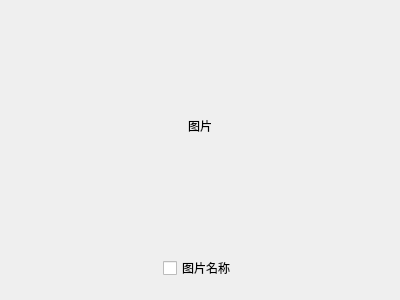
<?xml version="1.0" encoding="UTF-8"?>
<ui version="4.0">
 <class>Form</class>
 <widget class="QWidget" name="Form">
  <property name="geometry">
   <rect>
    <x>0</x>
    <y>0</y>
    <width>400</width>
    <height>300</height>
   </rect>
  </property>
  <property name="windowTitle">
   <string>Form</string>
  </property>
  <layout class="QVBoxLayout" name="verticalLayout">
   <item>
    <widget class="QLabel" name="label">
     <property name="text">
      <string>图片</string>
     </property>
     <property name="alignment">
      <set>Qt::AlignCenter</set>
     </property>
    </widget>
   </item>
   <item>
    <widget class="QFrame" name="frame">
     <property name="sizePolicy">
      <sizepolicy hsizetype="Preferred" vsizetype="Fixed">
       <horstretch>0</horstretch>
       <verstretch>0</verstretch>
      </sizepolicy>
     </property>
     <property name="frameShape">
      <enum>QFrame::NoFrame</enum>
     </property>
     <property name="frameShadow">
      <enum>QFrame::Raised</enum>
     </property>
     <layout class="QHBoxLayout" name="horizontalLayout">
      <item>
       <widget class="QCheckBox" name="checkBox">
        <property name="sizePolicy">
         <sizepolicy hsizetype="Fixed" vsizetype="Fixed">
          <horstretch>0</horstretch>
          <verstretch>0</verstretch>
         </sizepolicy>
        </property>
        <property name="text">
         <string>图片名称</string>
        </property>
       </widget>
      </item>
     </layout>
    </widget>
   </item>
  </layout>
 </widget>
 <resources/>
 <connections/>
</ui>
